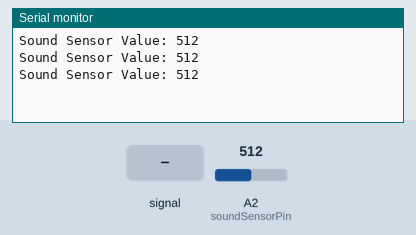
The sketch below on a simulated Arduino Uno, built with avr-gcc and run on an emulated ATmega328P. Parts: the last lines printed to the serial monitor. The inputs (shaded band) are chosen by the test bench; at power-on: A2 (soundSensorPin) = 512.

Above: at 1.3 s.
1.4 s: A2 (soundSensorPin) fed a 200 Hz sine of ±81 counts around its level
At 1.9 s:
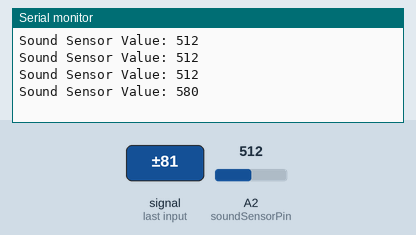
2.9 s: A2 (soundSensorPin) set to 716
At 3.4 s:
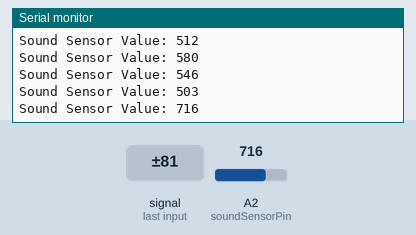
4.4 s: A2 (soundSensorPin) fed a 1000 Hz sine of ±255 counts around its level
At 4.9 s:
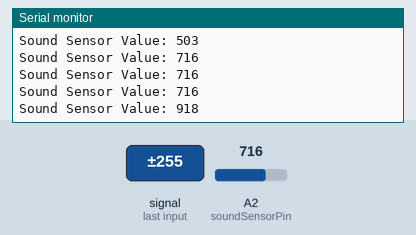
5.9 s: A2 (soundSensorPin) set to 900
At 6.4 s:
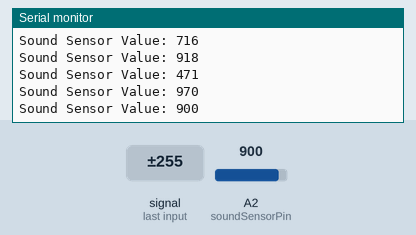
Timing chart, 0 to 8.4 s (numbered marks = the images above; inputs shaded):
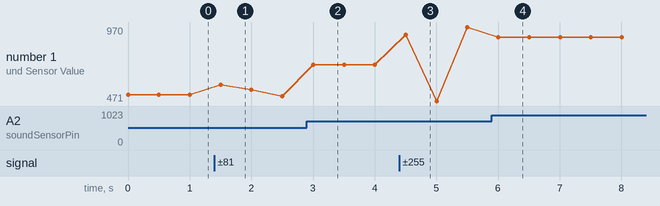

Measured:
- after the input at 1.4 s, the serial monitor: prints a new line after 0.10 s (image 1)
- after the input at 2.9 s, the serial monitor: prints a new line after 0.10 s (image 2)
- after the input at 4.4 s, the serial monitor: prints a new line after 0.10 s (image 3)
- after the input at 5.9 s, the serial monitor: prints a new line after 0.11 s (image 4)
- plotted number 1: 512 → 503 after the input at 1.4 s, 503 → 716 after the input at 2.9 s, 716 → 970 after the input at 4.4 s, 970 → 900 after the input at 5.9 s

The sketch:

SoundSensor.ino
```cpp
const int soundSensorPin = A2; // Analog pin to which the sound sensor is connected

void setup() {
  Serial.begin(9600); // Initialize the Serial Monitor with a baud rate of 9600
}

void loop() {
  int soundValue = analogRead(soundSensorPin); // Read the analog value from the sensor

  Serial.print("Sound Sensor Value: ");
  Serial.println(soundValue); // Print the sensor value to the Serial Monitor

  delay(500); // Wait for a short moment to prevent flooding the Serial Monitor
}
```
